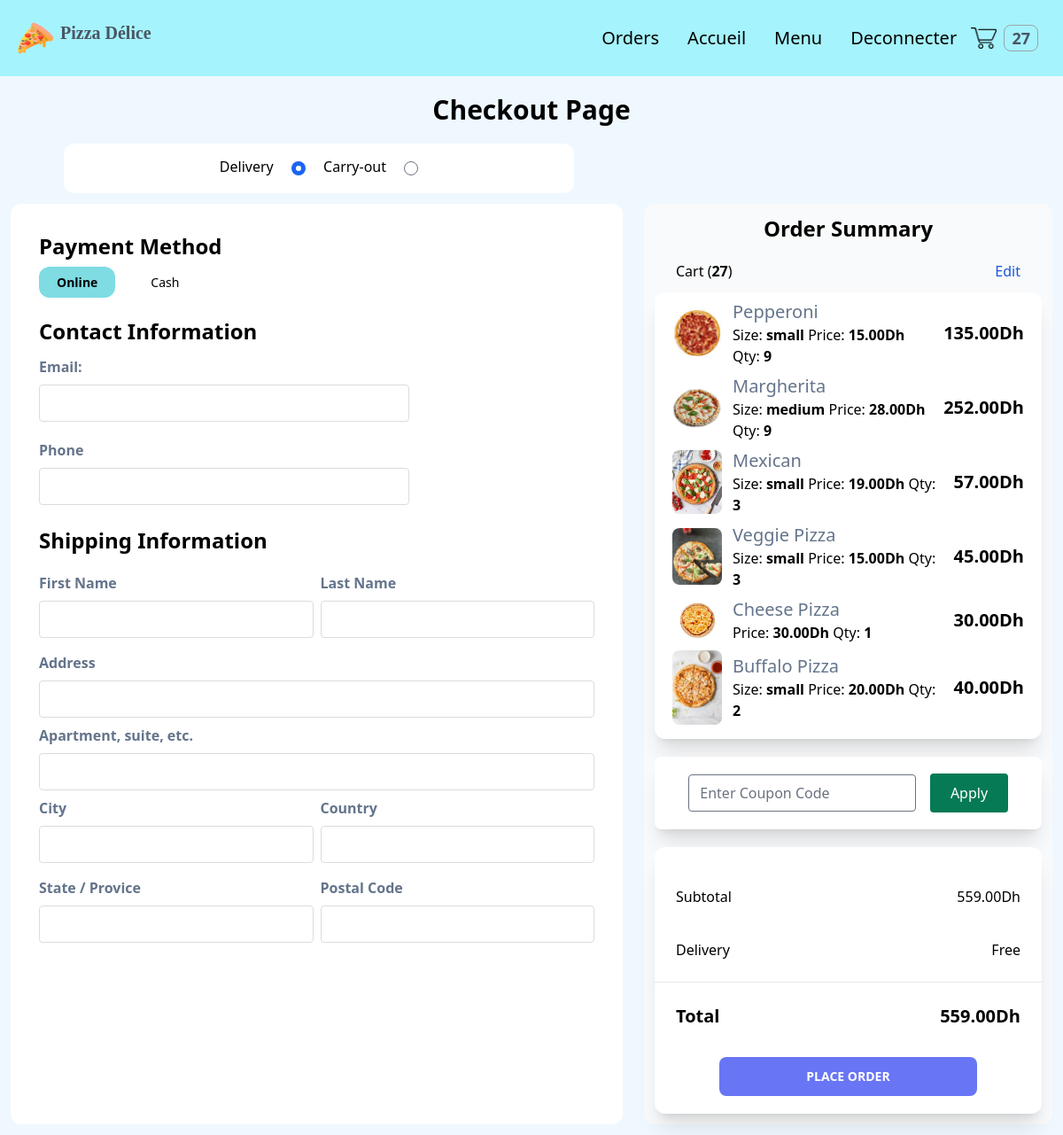
Screenshot of /checkout (signed in) with the database file from the repository.
### order/models.py (models this page shows, shortened)
class Order(models.Model):
    PAYMENT_CHOICES = (("cash", "cash"), ("online", "online"))
    DELIVERY_CHOICES = (("delivery", "delivery"), ("carryout", "carryout"))
    transaction_id = models.UUIDField(
        primary_key=True, default=uuid.uuid4, editable=True
    )
    customer = models.ForeignKey(Customer, on_delete=models.CASCADE)
    date_ordered = models.DateTimeField(auto_now_add=True)
    date_modified = models.DateTimeField(auto_now=True)
    complete = models.BooleanField(default=False)
    paid = models.BooleanField(default=False)
    payment_method = models.CharField(max_length=10, choices=PAYMENT_CHOICES)
    delivery_method = models.CharField(max_length=10, choices=DELIVERY_CHOICES)
    shipping = models.ForeignKey(
        "ShippingAddress", on_delete=models.SET_NULL, blank=True, null=True
    )
    pickup = models.ForeignKey(
        "PickUpDetail", on_delete=models.SET_NULL, blank=True, null=True
    )
    coupon = models.ForeignKey(
        "Coupon", on_delete=models.SET_NULL, blank=True, null=True
    )
    email = models.EmailField(max_length=70, null=True, blank=True)
    phone = models.CharField(max_length=20, null=True, blank=True)
    @property
    def get_cart_subtotal(self):
        order_items = self.orderitem_set.all()
        total = sum([item.get_total for item in order_items])
        return total
    get_cart_subtotal.fget.short_description = "Subtotal"
    @property
    def get_cart_total(self):
        total = self.get_cart_subtotal
        if self.coupon:
            total = total - self.get_coupon_value
        return total
    get_cart_total.fget.short_description = "Total"
    @property
    def get_cart_items(self):
        order_items = self.orderitem_set.all()
        total = sum([item.quantity for item in order_items])
        return total
    get_cart_items.fget.short_description = "# Items"
    @property
    def get_coupon_value(self):
        if self.coupon:
            if self.coupon.discount_type == "Percent":
                coupon_value = round(
                    self.get_cart_subtotal * self.coupon.discount_amount / 100, 2
                )
            else:
                coupon_value = self.coupon.discount_amount
        else:
            coupon_value = None
        return coupon_value
    get_coupon_value.fget.short_description = "Coupon"

class OrderItem(models.Model):
    product = models.ForeignKey(Product, on_delete=models.CASCADE)
    order = models.ForeignKey(Order, on_delete=models.CASCADE)
    variation = models.ForeignKey(
        ProductVariant, on_delete=models.SET_NULL, blank=True, null=True
    )
    quantity = models.IntegerField(default=0)
    date_added = models.DateTimeField(auto_now_add=True)
    @property
    def get_total(self):
        if self.product.has_variants:
            total = self.variation.price * self.quantity
        else:
            total = self.product.price * self.quantity
        return total
    get_total.fget.short_description = "Total"
    def image_tag(self):
        return mark_safe(
            f'<img src="{self.product.image.url}" width="100" height="100" />'
        )
    image_tag.short_description = "Image"

### store/models.py (models this page shows, shortened)
class Product(models.Model):
    id = models.UUIDField(primary_key=True, default=uuid.uuid4, editable=False)
    name = models.CharField(max_length=100)
    price = models.DecimalField(max_digits=6, decimal_places=2, blank=True, null=True)
    desc = models.TextField(max_length=500, blank=True, null=True)
    image = models.ImageField(blank=True, upload_to="images")
    created_at = models.DateField(auto_now_add=True)
    updated_at = models.DateField(auto_now=True)
    product_category = models.ForeignKey(
        "Category", on_delete=models.CASCADE, null=True, blank=True
    )
    class Meta:
        ordering = ("product_category",)
    def image_tag(self):  # pragma: no cover
        if self.image:
            return mark_safe(f'<img src="{self.image.url}" width="100" height="100" />')
    image_tag.short_description = "Image"
    @property
    def has_variants(self):
        if self.productvariant_set.count() > 0:
            return True
        else:
            return False

class ProductVariant(models.Model):
    title = models.CharField(max_length=100, blank=True, null=True)
    product = models.ForeignKey(Product, on_delete=models.CASCADE)
    size = models.ForeignKey(Size, on_delete=models.CASCADE)
    price = models.DecimalField(max_digits=6, decimal_places=2)

class Size(models.Model):
    name = models.CharField(max_length=20, blank=True, null=True, unique=True)

### order/views.py (the view)
# urls.py: path("checkout", views.checkout, name="checkout"),
def checkout(request):
    stripe_publishable_key = settings.STRIPE_PUBLISHABLE_KEY
    try:
        customer = get_customer_or_guest(request)
    except:
        return redirect("store:products")
    order_qs = Order.objects.filter(customer=customer, complete=False)
    if order_qs.exists():
        order = order_qs[0]
        order_items = OrderItem.objects.filter(order=order)
        coupon_form = CouponApplyForm()
        context = {
            "order": order,
            "order_items": order_items,
            "coupon_form": coupon_form,
            "stripe_publishable_key": stripe_publishable_key,
        }
        if order.get_cart_items < 1:
            return redirect("store:products")
    else:
        return redirect("store:products")
    return render(request, "order/checkout.html", context=context)

### order/forms.py
class CouponApplyForm(forms.Form):
    code = forms.CharField(
        max_length=50,
        widget=forms.TextInput(
            attrs={
                "class": "w-3/5 m-2 rounded focus:ring-0 focus:border-[#c0c0c0] bg-green-100",
                "placeholder": "Enter Coupon Code",
            }
        ),
    )

### order/views.py (called while the page is built)
def get_customer_or_guest(request):
    if request.user.is_authenticated:
        customer = request.user.customer
    else:
        customer, created = Customer.objects.get_or_create(
            device=request.COOKIES["device"]
        )
    return customer

### store/context_processors.py (called while the page is built, shortened)
def get_cart_quantity(request):
    if request.user.is_authenticated:
        try:
            customer = request.user.customer
        except:
            number_of_items = 0
    try:
        customer_order = Order.objects.filter(customer=customer, complete=False)[0]
        number_of_items = customer_order.get_cart_items
    except:
        number_of_items = 0
    return {"cart_quantity": number_of_items}

### order/templates/order/checkout.html (shortened to what this page needs)
{% extends 'store/base.html' %} {% block content %} {% load static%}
<div class="my-5">
  <h1 class="flex items-center justify-center font-bold text-md lg:text-3xl">
    Checkout Page
  </h1>
</div>
<div class="flex md:w-3/5">
  <div class="w-4/5 mx-auto py-3 bg-white rounded-xl text-center">
    <form action="" id="delivery-form">
      <label class="m-2" for="delivery">Delivery</label>
      <input class="m-2" type="radio" name="shipping-option" id="delivery" checked>
      <label class="m-2" for="carryout">Carry-out</label>
      <input class="m-2" type="radio" name="shipping-option" id="carryout">
    </form>
  </div>
</div>
<div class="flex flex-col md:flex-row">
  <form id="address-form" method="POST" enctype="multipart/form-data"
    class="md:w-3/5 bg-white rounded-xl p-3 m-3">
    <div class="flex flex-col justify-between mx-3 mb-5 bg-transparent rounded-xl">
      <div class="p-2 mt-3">
        <h2 class="font-bold mb-3 text-2xl">Payment Method</h2>
        <div class="flex gap-3 mb-3">
          <div>
            <label for="online-delivery"
              class="cursor-pointer select-none rounded-xl py-2 px-5 text-sm text-center peer-checked:bg-teal-300 peer-checked:font-bold">
              Online
            </label>
          </div>
          <div>
            <label for="cash-delivery"
              class="cursor-pointer select-none rounded-xl py-2 px-7 text-sm text-center peer-checked:bg-green-300 peer-checked:font-bold">
              Cash</label>
          </div>
        </div>
      </div>
      <div class="p-2">
        <h2 class="font-bold mb-3 text-2xl">Contact Information</h2>
        <div class="flex flex-col w-2/3 mb-5">
          <label class="mb-2 font-bold text-slate-500" for="email">Email:</label>
          <input class="rounded border-[#dcdcdc] focus:ring-0 focus:border-[#c0c0c0]" type="email" name="email"
            required />
        </div>
        <div class="flex flex-col w-2/3 mb-2">
          <label class="mb-2 font-bold text-slate-500" for="phone">Phone</label>
          <input class="rounded border-[#dcdcdc] focus:ring-0 focus:border-[#c0c0c0]" type="text" name="phone"
            required />
        </div>
      </div>
      <div class="p-2">
        <h2 class="font-bold mb-5 text-2xl">Shipping Information</h2>
        <div class="flex flex-col">
          <div class="flex justify-between mb-2">
            <div class="flex flex-col w-1/2 mb-2">
              <label class="mb-2 font-bold text-slate-500" for="first_name">First Name</label>
              <input class="rounded border-[#dcdcdc] focus:ring-0 focus:border-[#c0c0c0]" type="text" name="first_name"
                required />
            </div>
            <div class="flex flex-col w-1/2 ml-2">
              <label class="mb-2 font-bold text-slate-500" for="last_name">Last Name</label>
              <input class="rounded border-[#dcdcdc] focus:ring-0 focus:border-[#c0c0c0]" type="text"
                name="last_name" />
            </div>
          </div>
          <div class="flex flex-col w-full mb-2">
            <label class="mb-2 font-bold text-slate-500" for="address_1">Address</label>
            <input class="rounded border-[#dcdcdc] focus:ring-0 focus:border-[#c0c0c0]" type="text" name="address_1"
              required />
          </div>
          <div class="flex flex-col w-full mb-2">
            <label class="mb-2 font-bold text-slate-500" for="address_2">Apartment, suite, etc.</label>
            <input class="rounded border-[#dcdcdc] focus:ring-0 focus:border-[#c0c0c0]" type="text" name="address_2" />
          </div>
          <div class="flex justify-between mb-2">
            <div class="flex flex-col w-1/2 mb-2">
              <label class="mb-2 font-bold text-slate-500" for="city">City</label>
              <input class="rounded border-[#dcdcdc] focus:ring-0 focus:border-[#c0c0c0]" type="text" name="city"
                required />
            </div>
            <div class="flex flex-col w-1/2 ml-2">
              <label class="mb-2 font-bold text-slate-500" for="country">Country</label>
              <input class="rounded border-[#dcdcdc] focus:ring-0 focus:border-[#c0c0c0]" type="text" name="country"
                required />
            </div>
          </div>
          <div class="flex justify-between mb-2">
            <div class="flex flex-col w-1/2 mb-2">
              <label class="mb-2 font-bold text-slate-500" for="state">State / Provice</label>
              <input class="rounded border-[#dcdcdc] focus:ring-0 focus:border-[#c0c0c0]" type="text" name="state"
                required />
            </div>
            <div class="flex flex-col w-1/2 ml-2">
              <label class="mb-2 font-bold text-slate-500" for="postal_code">Postal Code</label>
              <input class="rounded border-[#dcdcdc] focus:ring-0 focus:border-[#c0c0c0]" type="text"
                name="postal_code" />
            </div>
          </div>
        </div>
      </div>
    </div>
  </form>
  <div class="md:w-2/5 flex flex-col p-3 m-3 bg-gray-50 rounded-xl">
    <div>
      <h2 class="font-bold mb-5 text-2xl text-center">Order Summary</h2>
      <div class="flex justify-between mx-6 my-3">
        <p>Cart (<strong>{{order.get_cart_items}}</strong>)</p>
        <p class="text-blue-700"><a href="{% url 'order:cart' %}">Edit</a></p>
      </div>
      <div class="flex flex-col shadow-xl p-2 rounded-xl bg-white">
        {% for item in order_items %}
        <div class="flex gap-3 items-center mx-3 mb-2">
          <img class="w-14 rounded-lg" src="{{item.product.image.url}}" alt="" />
          <div>
            <h3 class="text-slate-500 text-xl">{{item.product.name}}</h3>
            {% if item.product.has_variants %}
            <p>
              Size: <strong>{{item.variation.size.name}}</strong> Price:
              <strong>{{item.variation.price}}Dh</strong> Qty:
              <strong>{{item.quantity}}</strong>
            </p>
            {% else %}
            <p>
              Price: <strong>{{item.product.price}}Dh</strong> Qty:
              <strong>{{item.quantity}}</strong>
            </p>
            {% endif %}
          </div>
          <p class="ml-auto font-bold text-xl">{{item.get_total}}Dh</p>
        </div>
        {% endfor %}
      </div>
    </div>
    {% include "order/checkout_promo.html" %}
    <div class="mt-5 py-5 shadow-xl rounded-xl bg-white">
      <div class="flex justify-between m-3 p-3">
        <p>Subtotal</p>
        <p>{{order.get_cart_subtotal}}Dh</p>
      </div>
      <div class="flex justify-between m-3 p-3">
        <p>Delivery</p>
        <p>Free</p>
      </div>
      <hr />
      <div class="flex justify-between m-3 p-3 font-bold text-xl">
        <p>Total</p>
        <p>{{order.get_cart_total}}Dh</p>
      </div>
      <div class="flex mt-5">
        <input id="delivery-submit"
          class="w-2/3 text-center mx-auto rounded-lg bg-indigo-500 font-semibold hover:bg-indigo-600 cursor-pointer p-3 text-sm text-white uppercase"
          value="Place Order" type="submit" form="address-form">
      </div>
    </div>
  </div>
</div>
{% endblock %}

### rows the page displays
Order: get_cart_items "27", get_cart_subtotal "559.00", get_cart_total "559.00"
OrderItem: product.image (picture), product.name "Pepperoni", variation.size.name "small", variation.price "15.00", quantity "9", get_total "135.00"
OrderItem: product.image (picture), product.name "Margherita", variation.size.name "medium", variation.price "28.00", quantity "9", get_total "252.00"
OrderItem: product.image (picture), product.name "Mexican", variation.size.name "small", variation.price "19.00", quantity "3", get_total "57.00"
OrderItem: product.image (picture), product.name "Veggie Pizza", variation.size.name "small", variation.price "15.00", quantity "3", get_total "45.00"
OrderItem: product.image (picture), product.name "Cheese Pizza", product.price "30.00", quantity "1", get_total "30.00"
OrderItem: product.image (picture), product.name "Buffalo Pizza", variation.size.name "small", variation.price "20.00", quantity "2", get_total "40.00"

### other values shown
{{ cart_quantity }} "27"
